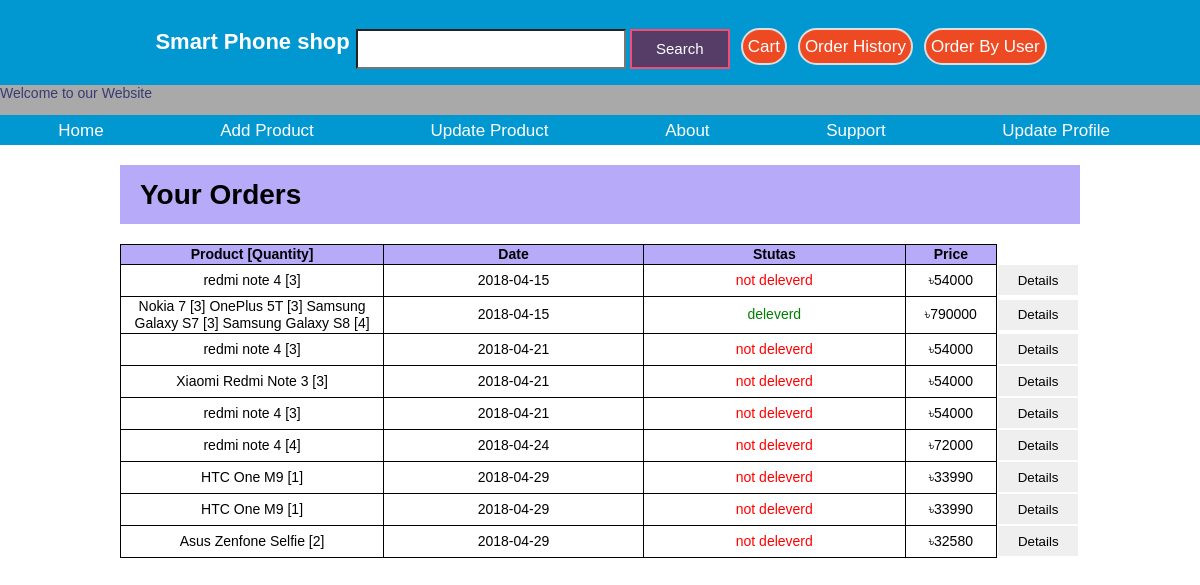
/PhP/Order.php (signed in), run on the app's committed database.
### tables this page shows
CREATE TABLE `order` (
  `O_ID` int(11) NOT NULL,
  `Email` varchar(50) DEFAULT NULL,
  `Product` varchar(5000) NOT NULL,
  `Date` date NOT NULL,
  `Stutas` varchar(50) NOT NULL,
  `Address` varchar(500) NOT NULL,
  `Payment Type` varchar(50) NOT NULL,
  `Price` int(40) NOT NULL
);

### PhP/database.php (called while the page is built, shortened)
<?php
function getJSONFromDB($sql){
	$conn = mysqli_connect("localhost", "root", "","project");
	$result = mysqli_query($conn, $sql)or die(mysqli_error($conn));
	$arr=array();
	while($row = mysqli_fetch_assoc($result)) {
		$arr[]=$row;
	}
	return json_encode($arr);
}
?>

### PhP/Order.php (the view, shortened to what this page needs)
<!DOCTYPE html>
<html lang="en">
<head>
    <link rel="stylesheet" href="../CSS/Chart.css">
</head>
  <?php
include("Home2.php");
?>
<body>
    <center>
 <div class="Header" align="left">
 <h1>Your Orders</h1>
 </div>
 <div class ='cart'>
  <table class="table" id="ctable" >
    <?php
$sql="SELECT `Email`, `Product`, `Date`, `Stutas`, `Price`,`O_ID` FROM `order` WHERE `Email` = '".$_SESSION['user']."'";
$js=getJSONFromDB($sql);
$ar=json_decode($js,true);
if($ar==null)
{
    echo "<h2>No items were found.<h2>";
}
elseif ($ar!=null) {
    echo "<tr><th>Product [Quantity]</th><th>Date</th><th>Stutas</th><th>Price</th></tr>";
    foreach ($ar as $p) {
        $st=($p['Stutas'] == "not deleverd") ? "color:red" :  "color:green" ;
        echo "<tr><td class ='vlu'>".$p['Product']."</td><td class ='vlu'>".$p['Date']."</td><td class ='vlu' style='".$st."' >".$p['Stutas']."</td><td class ='vlu'>&#2547;".$p['Price']."</td><td><a href='Details?order=".md5($p['O_ID'])."' ><button class='buton'>Details</button></a></td></tr>";
    }
}
?>
  </table>
  <div class="btn">
</div>
 </div>
</center>
</body>
</html>

### CSS/Chart.css (style rules this page uses)
.table { text-align: center; }
.Header { width: 80%; margin-top: 20px; align-self: center; overflow: auto; padding: 2px 20px; background-color: rgba(83, 56, 240, 0.425); color: black; }
.table { width: 100%; color: black; border-collapse: collapse; text-align: center; }
th, td.vlu { height: 20px; border: .5px solid black; width: 30%; }
th { background: rgba(83, 56, 240, 0.425); }
.cart { width: 80%; min-height: 400px; margin-top: 20px; align-self: center; overflow: auto; color: black; }
.btn { margin-top: 20px; min-height: 200px; width: 80%; }
.buton { border: none; width: 80px; height: 30px; }

### CSS/hp.css (style rules this page uses)
html { -ms-text-size-adjust:100%;-webkit-text-size-adjust:100% }
body { margin:0 }
html { box-sizing:border-box }
*,*:before,*:after { box-sizing:inherit; }
.body1 { background-repeat: no-repeat; background-position: center center; background-size: cover; font-family: arial; font-size: 14px; line-height: 17px; color: #393C71; }

### data on the page
order: Product "redmi note 4 [3]", Date "2018-04-15", Stutas "not deleverd", Price "54000"
order: Product "Nokia 7 [3] OnePlus 5T [3] Samsung Galaxy S7 [3] Samsung Galaxy S8 [4]", Date "2018-04-15", Stutas "deleverd", Price "790000"
order: Product "redmi note 4 [3]", Date "2018-04-21", Stutas "not deleverd", Price "54000"
order: Product "Xiaomi Redmi Note 3 [3]", Date "2018-04-21", Stutas "not deleverd", Price "54000"
order: Product "redmi note 4 [3]", Date "2018-04-21", Stutas "not deleverd", Price "54000"
order: Product "redmi note 4 [4]", Date "2018-04-24", Stutas "not deleverd", Price "72000"
order: Product "HTC One M9 [1]", Date "2018-04-29", Stutas "not deleverd", Price "33990"
order: Product "HTC One M9 [1]", Date "2018-04-29", Stutas "not deleverd", Price "33990"
order: Product "Asus Zenfone Selfie [2]", Date "2018-04-29", Stutas "not deleverd", Price "32580"
